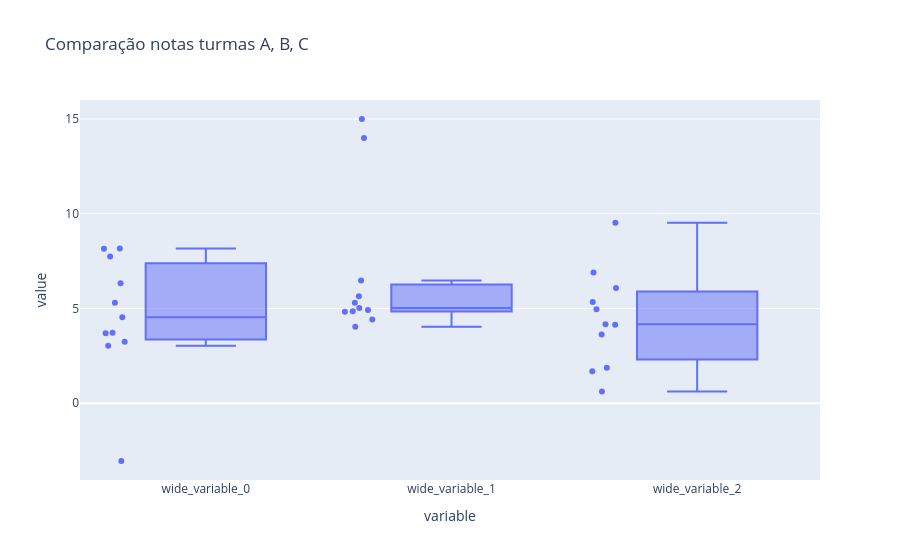

The code cell stored with this chart in its notebook:
### Code cell
figura4 = px.box(y=[base_A["Nota"],base_B["Nota"],base_C["Nota"]],title="Comparação notas turmas A, B, C",points="all")
figura4.show()

### Figure 1 — Plotly figure (JSON) as saved in the notebook; plotly's stock layout.template omitted (floating-point values rounded to 4 significant figures)
{"data": [{"alignmentgroup": "True", "boxpoints": "all", "hovertemplate": "variable=%{x}<br>value=%{y}<extra></extra>", "legendgroup": "", "marker": {"color": "#636efa"}, "name": "", "notched": false, "offsetgroup": "", "orientation": "v", "showlegend": false, "type": "box", "x": ["wide_variable_0", "wide_variable_0", "wide_variable_0", "wide_variable_0", "wide_variable_0", "wide_variable_0", "wide_variable_0", "wide_variable_0", "wide_variable_0", "wide_variable_0", "wide_variable_0", "wide_variable_1", "wide_variable_1", "wide_variable_1", "wide_variable_1", "wide_variable_1", "wide_variable_1", "wide_variable_1", "wide_variable_1", "wide_variable_1", "wide_variable_1", "wide_variable_1", "wide_variable_2", "wide_variable_2", "wide_variable_2", "wide_variable_2", "wide_variable_2", "wide_variable_2", "wide_variable_2", "wide_variable_2", "wide_variable_2", "wide_variable_2", "wide_variable_2"], "x0": " ", "xaxis": "x", "y": [3.032, 8.149, 3.245, 3.697, 4.531, -3.05, 7.742, 3.721, 8.166, 5.298, 6.333, 5.027, 4.855, 14.0, 4.034, 4.413, 4.925, 5.308, 6.474, 5.644, 15.0, 4.83, 3.621, 1.87, 5.336, 4.958, 9.523, 4.145, 4.164, 1.689, 6.075, 0.6228, 6.901], "y0": " ", "yaxis": "y"}], "layout": {"boxmode": "group", "legend": {"tracegroupgap": 0}, "title": {"text": "Comparação notas turmas A, B, C"}, "xaxis": {"anchor": "y", "domain": [0, 1], "title": {"text": "variable"}}, "yaxis": {"anchor": "x", "domain": [0, 1], "title": {"text": "value"}}}}
